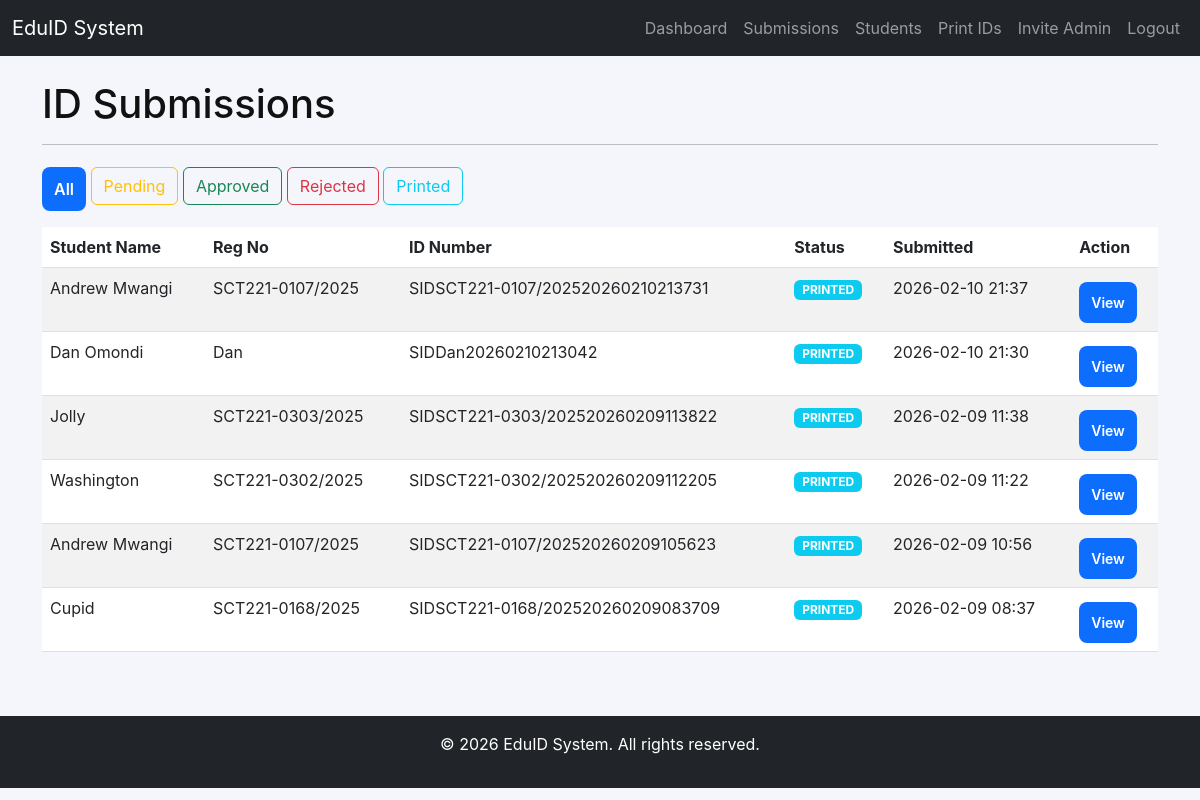
The page /admin/submissions?status=all (signed in) on the database as committed earlier.
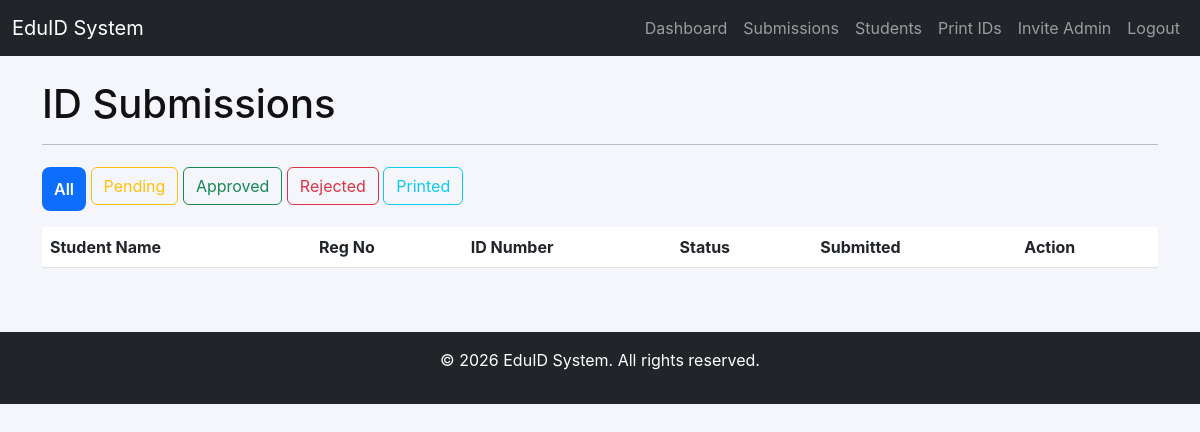
The same page on the database as committed later.
### app/models/student.py (models this page shows)
class Student(db.Model):
    id = db.Column(db.Integer, primary_key=True)
    user_id = db.Column(db.Integer, db.ForeignKey('user.id'), nullable=False, unique=True)
    reg_no = db.Column(db.String(30), unique=True, nullable=False)
    full_name = db.Column(db.String(120), nullable=False)
    school_name = db.Column(db.String(200))  # School name
    course = db.Column(db.String(200))  # Course/Program name
    email = db.Column(db.String(120))
    phone = db.Column(db.String(20))
    date_of_birth = db.Column(db.Date)
    class_level = db.Column(db.String(50))
    valid_until = db.Column(db.Date)  # ID valid until date
    photo = db.Column(db.String(200))
    blood_type = db.Column(db.String(10))  # e.g., O+, A-, AB+
    allergies = db.Column(db.String(200))
    emergency_contact_name = db.Column(db.String(120))
    emergency_contact_phone = db.Column(db.String(20))
    school_ids = db.relationship('SchoolID', backref='student', lazy=True, cascade='all, delete-orphan')
    created_at = db.Column(db.DateTime, default=datetime.utcnow)
    updated_at = db.Column(db.DateTime, default=datetime.utcnow, onupdate=datetime.utcnow)

class SchoolID(db.Model):
    id = db.Column(db.Integer, primary_key=True)
    student_id = db.Column(db.Integer, db.ForeignKey('student.id'), nullable=False)
    id_number = db.Column(db.String(50), unique=True, nullable=False)
    status = db.Column(db.String(20), default='pending')  # pending, approved, rejected, printed
    submission_date = db.Column(db.DateTime, default=datetime.utcnow)
    approval_date = db.Column(db.DateTime)
    rejection_reason = db.Column(db.Text)
    qr_code = db.Column(db.String(200))  # path to QR code image
    preview_image = db.Column(db.String(200))  # path to ID preview image
    pdf_file = db.Column(db.String(200))  # path to generated PDF
    notes = db.Column(db.Text)  # admin notes
    created_at = db.Column(db.DateTime, default=datetime.utcnow)
    updated_at = db.Column(db.DateTime, default=datetime.utcnow, onupdate=datetime.utcnow)

### app/routes/admin.py (the view)
@admin_bp.route("/submissions")
@login_required
@admin_required
def submissions():
    status_filter = request.args.get('status', 'pending')
    page = request.args.get('page', 1, type=int)
    if status_filter and status_filter != 'all':
        query = SchoolID.query.filter_by(status=status_filter)
    else:
        query = SchoolID.query
    submissions = query.order_by(SchoolID.submission_date.desc()).paginate(page=page, per_page=10)
    return render_template("admin/submissions.html", submissions=submissions, current_status=status_filter)

### app/templates/admin/submissions.html (shortened to what this page needs)
{% extends "base.html" %}
{% block content %}
<h1>ID Submissions</h1>
<hr>
<div class="mb-3">
    <a href="{{ url_for('admin.submissions', status='all') }}" class="btn btn-{{ 'primary' if current_status == 'all' else 'outline-primary' }}">All</a>
    <a href="{{ url_for('admin.submissions', status='pending') }}" class="btn btn-{{ 'warning' if current_status == 'pending' else 'outline-warning' }}">Pending</a>
    <a href="{{ url_for('admin.submissions', status='approved') }}" class="btn btn-{{ 'success' if current_status == 'approved' else 'outline-success' }}">Approved</a>
    <a href="{{ url_for('admin.submissions', status='rejected') }}" class="btn btn-{{ 'danger' if current_status == 'rejected' else 'outline-danger' }}">Rejected</a>
    <a href="{{ url_for('admin.submissions', status='printed') }}" class="btn btn-{{ 'info' if current_status == 'printed' else 'outline-info' }}">Printed</a>
</div>
<div class="table-responsive">
    <table class="table table-striped table-hover">
        <thead>
            <tr>
                <th>Student Name</th>
                <th>Reg No</th>
                <th>ID Number</th>
                <th>Status</th>
                <th>Submitted</th>
                <th>Action</th>
            </tr>
        </thead>
        <tbody>
            {% for id in submissions.items %}
                {% set student = id.student %}
                <tr>
                    <td>{{ student.full_name }}</td>
                    <td>{{ student.reg_no }}</td>
                    <td>{{ id.id_number }}</td>
                    <td>
                        <span class="badge bg-{{ 'warning' if id.status == 'pending' else 'success' if id.status == 'approved' else 'danger' if id.status == 'rejected' else 'info' }}">
                            {{ id.status|upper }}
                        </span>
                    </td>
                    <td>{{ id.submission_date.strftime('%Y-%m-%d %H:%M') }}</td>
                    <td>
                        <a href="{{ url_for('admin.review_submission', id_id=id.id) }}" class="btn btn-sm btn-primary">View</a>
                    </td>
                </tr>
            {% endfor %}
        </tbody>
    </table>
</div>
{% endblock %}

Rows that differ between the two databases and show on the page:
removed SchoolID: id_number "SIDSCT221-0107/202520260210213731", status "PRINTED", submission_date "2026-02-10 21:37"
removed Student: full_name "Andrew Mwangi", reg_no "SCT221-0107/2025"
removed SchoolID: id_number "SIDDan20260210213042", status "PRINTED", submission_date "2026-02-10 21:30"
removed Student: full_name "Dan Omondi", reg_no "Dan"
removed SchoolID: id_number "SIDSCT221-0303/202520260209113822", status "PRINTED", submission_date "2026-02-09 11:38"
removed Student: full_name "Jolly", reg_no "SCT221-0303/2025"
removed SchoolID: id_number "SIDSCT221-0302/202520260209112205", status "PRINTED", submission_date "2026-02-09 11:22"
removed Student: full_name "Washington", reg_no "SCT221-0302/2025"
removed SchoolID: id_number "SIDSCT221-0107/202520260209105623", status "PRINTED", submission_date "2026-02-09 10:56"
removed SchoolID: id_number "SIDSCT221-0168/202520260209083709", status "PRINTED", submission_date "2026-02-09 08:37"
removed Student: full_name "Cupid", reg_no "SCT221-0168/2025"
